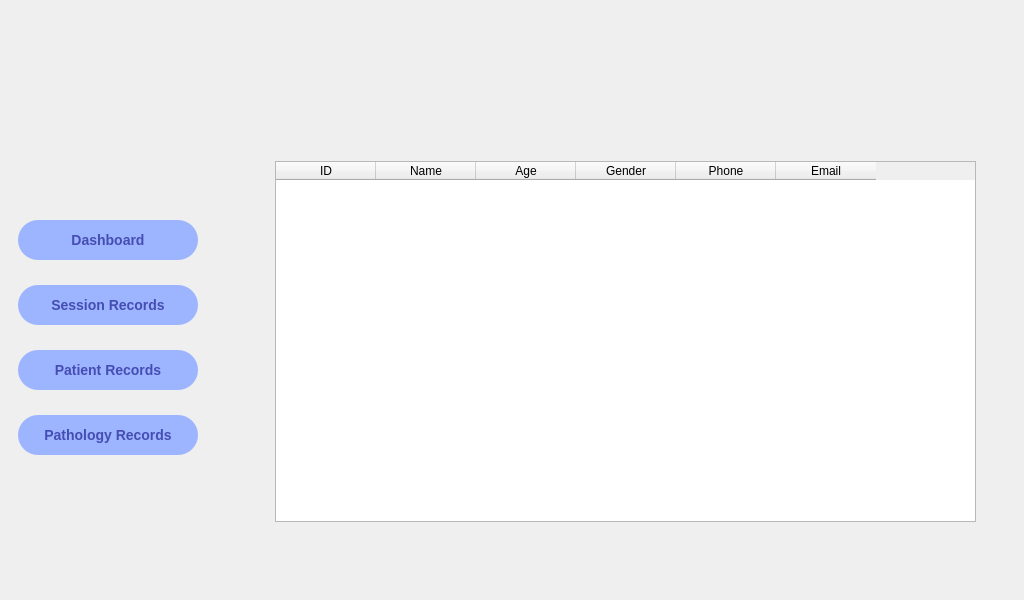
<?xml version="1.0" encoding="UTF-8"?>
<ui version="4.0">
 <class>DockWidget</class>
 <widget class="QDockWidget" name="DockWidget">
  <property name="geometry">
   <rect>
    <x>0</x>
    <y>0</y>
    <width>1024</width>
    <height>600</height>
   </rect>
  </property>
  <property name="minimumSize">
   <size>
    <width>1024</width>
    <height>598</height>
   </size>
  </property>
  <property name="windowTitle">
   <string>DockWidget</string>
  </property>
  <widget class="QWidget" name="dockWidgetContents">
   <widget class="QLabel" name="background">
    <property name="geometry">
     <rect>
      <x>0</x>
      <y>0</y>
      <width>1024</width>
      <height>576</height>
     </rect>
    </property>
    <property name="styleSheet">
     <string notr="true"/>
    </property>
    <property name="text">
     <string/>
    </property>
   </widget>
   <widget class="QPushButton" name="btn_records_patient">
    <property name="geometry">
     <rect>
      <x>18</x>
      <y>350</y>
      <width>180</width>
      <height>40</height>
     </rect>
    </property>
    <property name="styleSheet">
     <string notr="true">background-image: url();
background-color: rgb(157, 180, 255);
border-radius: 20px;

color:rgb(69, 77, 179);
font-size: 14px;
font-weight: bold;</string>
    </property>
    <property name="text">
     <string>Patient Records</string>
    </property>
    <property name="icon">
     <iconset>
      <normaloff>Icons/patient.svg</normaloff>Icons/patient.svg</iconset>
    </property>
    <property name="iconSize">
     <size>
      <width>30</width>
      <height>30</height>
     </size>
    </property>
   </widget>
   <widget class="QPushButton" name="btn_records_session">
    <property name="geometry">
     <rect>
      <x>18</x>
      <y>285</y>
      <width>180</width>
      <height>40</height>
     </rect>
    </property>
    <property name="styleSheet">
     <string notr="true">background-image: url();
background-color: rgb(157, 180, 255);
border-radius: 20px;

color:rgb(69, 77, 179);
font-size: 14px;
font-weight: bold;</string>
    </property>
    <property name="text">
     <string>Session Records</string>
    </property>
    <property name="icon">
     <iconset>
      <normaloff>Icons/session.svg</normaloff>Icons/session.svg</iconset>
    </property>
    <property name="iconSize">
     <size>
      <width>30</width>
      <height>30</height>
     </size>
    </property>
   </widget>
   <widget class="QPushButton" name="btn_main">
    <property name="geometry">
     <rect>
      <x>18</x>
      <y>220</y>
      <width>180</width>
      <height>40</height>
     </rect>
    </property>
    <property name="styleSheet">
     <string notr="true">background-image: url();
background-color: rgb(157, 180, 255);
border-radius: 20px;

color:rgb(69, 77, 179);
font-size: 14px;
font-weight: bold;</string>
    </property>
    <property name="text">
     <string>Dashboard</string>
    </property>
    <property name="icon">
     <iconset>
      <normaloff>Icons/dashboard.svg</normaloff>Icons/dashboard.svg</iconset>
    </property>
    <property name="iconSize">
     <size>
      <width>32</width>
      <height>32</height>
     </size>
    </property>
   </widget>
   <widget class="QTableWidget" name="tableWidget">
    <property name="geometry">
     <rect>
      <x>275</x>
      <y>161</y>
      <width>701</width>
      <height>361</height>
     </rect>
    </property>
    <column>
     <property name="text">
      <string>ID</string>
     </property>
    </column>
    <column>
     <property name="text">
      <string>Name</string>
     </property>
    </column>
    <column>
     <property name="text">
      <string>Age</string>
     </property>
    </column>
    <column>
     <property name="text">
      <string>Gender</string>
     </property>
    </column>
    <column>
     <property name="text">
      <string>Phone</string>
     </property>
    </column>
    <column>
     <property name="text">
      <string>Email</string>
     </property>
    </column>
   </widget>
   <widget class="QPushButton" name="btn_records_pathology">
    <property name="geometry">
     <rect>
      <x>18</x>
      <y>415</y>
      <width>180</width>
      <height>40</height>
     </rect>
    </property>
    <property name="styleSheet">
     <string notr="true">background-image: url();
background-color: rgb(157, 180, 255);
border-radius: 20px;

color:rgb(69, 77, 179);
font-size: 14px;
font-weight: bold;</string>
    </property>
    <property name="text">
     <string>Pathology Records</string>
    </property>
    <property name="icon">
     <iconset>
      <normaloff>Icons/patient.svg</normaloff>Icons/patient.svg</iconset>
    </property>
    <property name="iconSize">
     <size>
      <width>30</width>
      <height>30</height>
     </size>
    </property>
   </widget>
  </widget>
 </widget>
 <resources>
  <include location="resources.qrc"/>
 </resources>
 <connections/>
</ui>
